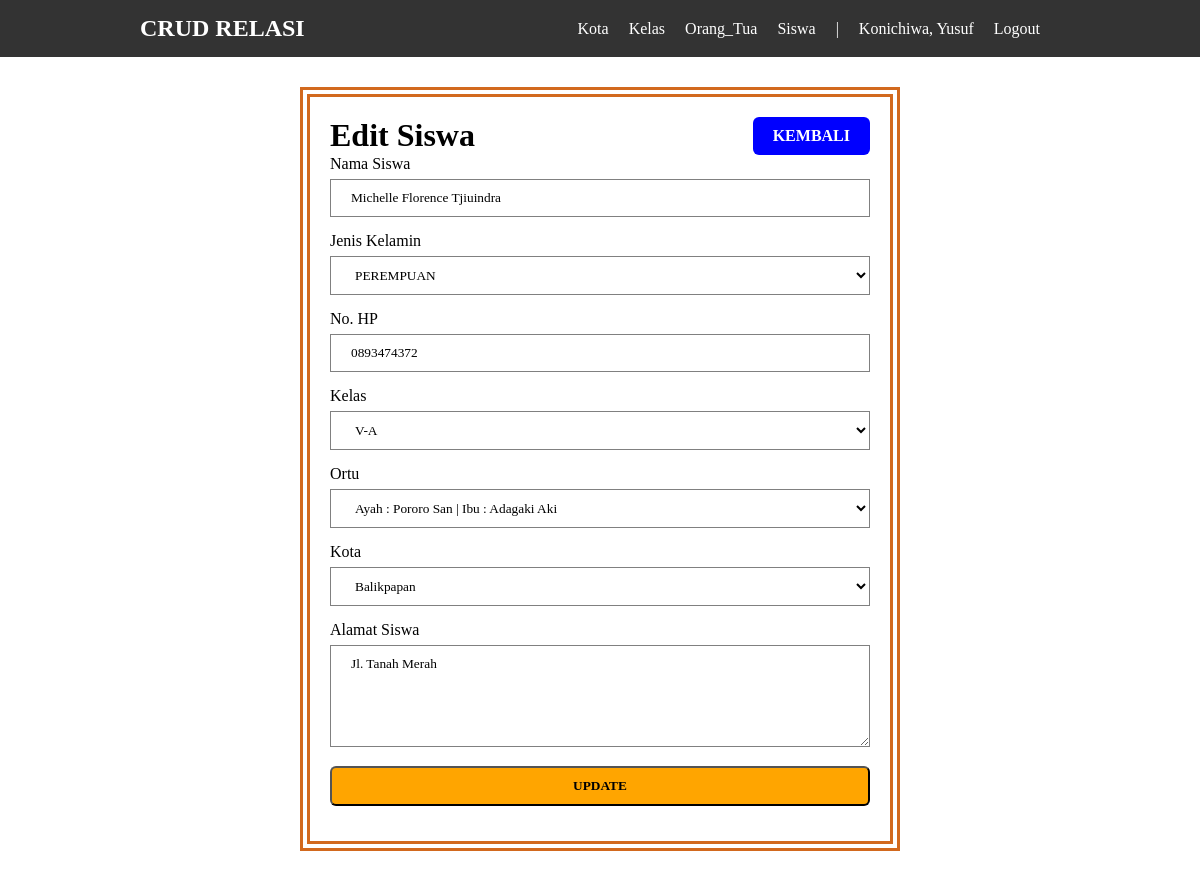
Screenshot of /siswa/edit.php?id=2 (signed in) with the database file from the repository.
### tables this page shows
CREATE TABLE `siswa` (
  `id` int(11) NOT NULL,
  `nama` varchar(100) NOT NULL,
  `jenkel` enum('L','P') NOT NULL,
  `no_hp` varchar(15) NOT NULL,
  `alamat` text NOT NULL,
  `kelas_id` int(11) NOT NULL,
  `ortu_id` int(11) NOT NULL,
  `kota_id` int(11) NOT NULL,
  `created_at` timestamp NOT NULL DEFAULT CURRENT_TIMESTAMP
);

CREATE TABLE `kelas` (
  `id` int(11) NOT NULL,
  `nama_kelas` varchar(100) NOT NULL,
  `created_at` timestamp NOT NULL DEFAULT CURRENT_TIMESTAMP
);

CREATE TABLE `kota` (
  `id` int(11) NOT NULL,
  `nama_kota` varchar(100) NOT NULL,
  `created_at` timestamp NOT NULL DEFAULT CURRENT_TIMESTAMP
);

### siswa/edit.php (the view, shortened to what this page needs)
<?php
require_once '../conn2.php';
$kotas = mysqli_query($conn, "SELECT * FROM kota ORDER BY id DESC");
$ortus = mysqli_query($conn, "SELECT * FROM ortu ORDER BY id DESC");
$kelass = mysqli_query($conn, "SELECT * FROM kelas ORDER BY id DESC");
$id = $_GET['id'];
$dataGet = mysqli_query($conn, "SELECT * FROM siswa WHERE id = '$id'");
$data = mysqli_fetch_object($dataGet);
?>
<!DOCTYPE html>
<html lang="en">
<head>
   <link rel="stylesheet" href="../style.css">
</head>
<body>
   <?php require_once '../navbar.php' ?>
   <main>
      <div class="container">
         <div class="infwrap">
            <h1>Edit Siswa</h1>
            <a class="btnback" href="index.php"><span class="fas fa-arrow-left"></span> Kembali</a>
         </div>
         <form action="edit.php?id=<?= $id ?>" method="post" enctype="multipart/form-data">
            <div class="form-group">
               <label for="name">Nama Siswa</label><br>
               <input type="text" required value="<?= $data->nama ?>" name="nama" id="">
            </div>
            <div class="form-group">
               <label for="jenkel">Jenis Kelamin</label>
               <select name="jenkel" required id="">
                  <option value="P" <?= $data->jenkel == 'P' ? 'selected' : '' ?>>PEREMPUAN</option>
               </select>
            </div>
            <div class="form-group">
               <label for="name">No. HP</label><br>
               <input type="number" min="0" required value="<?= $data->no_hp ?>" name="no_hp" id="">
            </div>
            <div class="form-group">
               <label for="kelas">Kelas</label>
               <select name="kelas" required id="">
                  <?php while ($kelas = mysqli_fetch_object($kelass)) : ?>
                     <option value="<?= $kelas->id ?>" <?= $data->kelas_id == $kelas->id ? 'selected' : '' ?>><?= $kelas->nama_kelas ?></option>
                  <?php endwhile; ?>
               </select>
            </div>
            <div class="form-group">
               <label for="ortu">Ortu</label>
               <select name="ortu" required id="">
                  <?php while ($ortu = mysqli_fetch_object($ortus)) : ?>
                     <option value="<?= $ortu->id ?>" <?= $data->ortu_id == $ortu->id ? 'selected' : '' ?>>Ayah : <?= $ortu->nama_ayah ?> | Ibu : <?= $ortu->nama_ibu ?></option>
                  <?php endwhile; ?>
               </select>
            </div>
            <div class="form-group">
               <label for="kota">Kota</label>
               <select name="kota" required id="">
                  <?php while ($kota = mysqli_fetch_object($kotas)) : ?>
                     <option value="<?= $kota->id ?>" <?= $data->kota_id == $kota->id ? 'selected' : '' ?>><?= $kota->nama_kota ?></option>
                  <?php endwhile; ?>
               </select>
            </div>
            <div class="form-group">
               <label for="name">Alamat Siswa</label><br>
               <textarea name="alamat" id="" rows="5"><?= $data->alamat ?></textarea>
            </div>
            <div class="form-group">
               <button class="btnsave" type="submit" name="update">Update</button>
            </div>
         </form>
      </div>
   </main>
</body>
</html>

### style.css (style rules this page uses)
body, ul, li { margin: 0; padding: 0; list-style: none; }
* { margin: 0; padding: 0; box-sizing: border-box; font-family: 'Fake Receipt'; }
.container { width: 80%; padding: 20px; margin: auto; }
.btnback { padding: 10px 20px; outline: none; border-radius: 6px; background-color: blue; color: white; text-decoration: none; font-weight: bold; text-transform: uppercase; }
.btnsave { width: 100%; padding: 10px 20px; outline: none; border-radius: 6px; background-color: orange; color: black; text-decoration: none; font-weight: bold; text-transform: uppercase; }
form { width: 100%; }
label { display: inline-block; width: 100%; margin-bottom: 6px; }
input, select, textarea { width: 100%; max-width: 100%; background-color: white; outline: none; border: 1.5px solid grey; padding: 10px 20px; }
.infwrap { display: flex; justify-content: space-between; }
.form-group { margin-bottom: 15px; }

### siswa/edit.php (style rules this page uses)
.container { width: 50%; padding: 20px; margin: auto; margin: 30px auto; border: 10px double chocolate; }

### rows the page displays
siswa: nama "Michelle Florence Tjiuindra", jenkel "PEREMPUAN", no_hp "0893474372", kelas "V-A", ortu "Ayah : Pororo San | Ibu : Adagaki Aki", kota "Balikpapan", alamat "Jl. Tanah Merah"

### other values shown
$_SESSION['nama'] "Yusuf"
